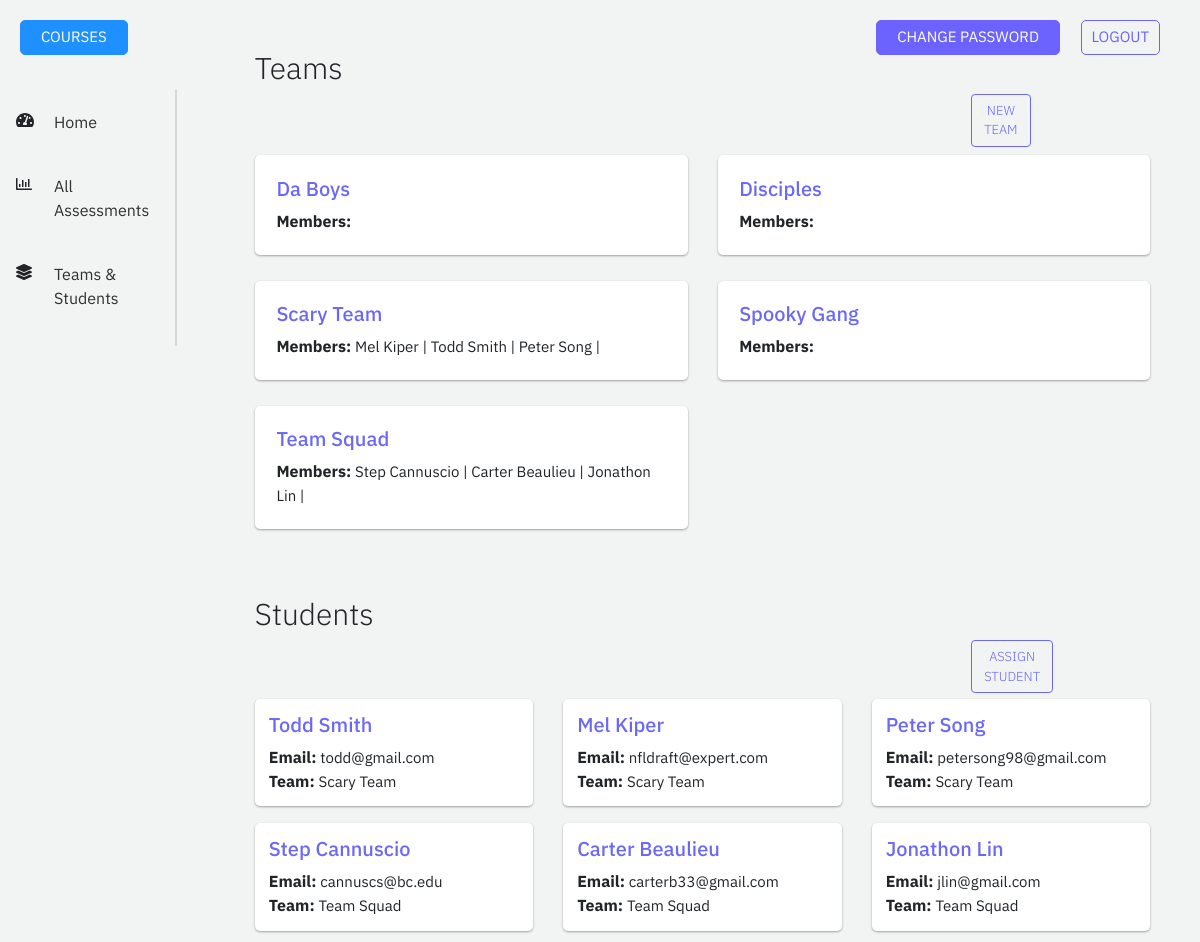
Before: /4/teams-students with the older database file.
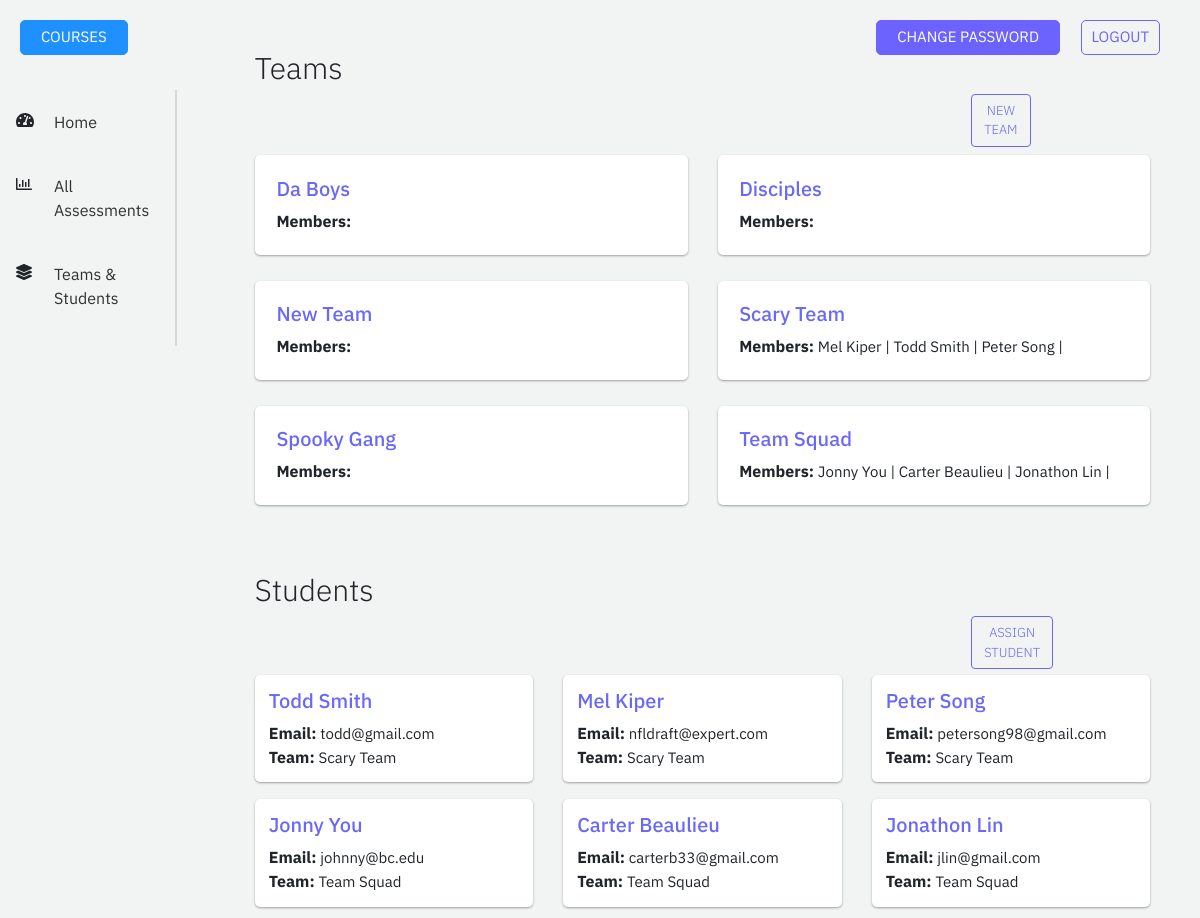
After: the same page with the newer database file.
### accounts/models.py (models this page shows, shortened)
class Team(models.Model): #each team can be of 2 or more students
    course = models.ForeignKey('Course',on_delete=models.CASCADE,related_name='team_course',default = "")
    name = models.CharField(max_length = 50)
    class Meta:
        constraints = [ # Make sure the combo of team name and course are unique
            models.UniqueConstraint(fields=['course', 'name'], name='unique_team')
        ]

class User(AbstractBaseUser,PermissionsMixin):
    name = models.CharField(max_length = 30)
    surname = models.CharField(max_length = 30)
    email = models.EmailField(max_length = 100,unique = True)
    eagle_id = models.IntegerField(unique = True)
    is_active = models.BooleanField(default=True)
    is_staff = models.BooleanField(default = False)
    objects = MyUserManager() #enables access to the methods written for managin permissions and accessing data
    USERNAME_FIELD = 'email'
    REQUIRED_FIELDS = ['name','surname','eagle_id']
    def __str__(self):
        return self.email

class Team_Enrollment(models.Model):
    user = models.ForeignKey('User',on_delete=models.CASCADE,related_name='team_users')
    team = models.ForeignKey('Team',on_delete=models.CASCADE,related_name='teams')
    is_active = models.BooleanField(default = True)

### backend/views.py (the view)
# urls.py: path('<int:course_id>/teams-students', views.teams_students, name='teams-students'),
def teams_students(request, course_id):
    storage = messages.get_messages(request)
    course = get_object_or_404(Course, id=course_id)
    teams = Team.objects.filter(course=course.id)
    student_enrollments = Course_Enrollment.objects.filter(course=course.id)
    all_students = []
    for stud in student_enrollments:
        student = User.objects.get(pk=stud.user_id)
        if not student.is_staff:
            all_students.append(student)
    student_scores,team_scores = get_students_aggregate(request,course_id = course_id)
    students_on_teams = []
    for team in teams:
        students = Team_Enrollment.objects.filter(team=team.id)
        students_on_teams += students
    return render(request, 'backend/teams-students.html', {'course': course,'student_scores':student_scores, 'team_scores':team_scores,
        'teams': teams, 'students_on_teams': students_on_teams, 'all_students': all_students})
    args = {'message': storage}

### accounts/helpers.py (called while the page is built)
def get_teams(request,course_id):#from instructor's perspective, at this point the course you are in is already known. Just need to populate the teams
    current_instructor = request.user.pk
    current_teams = Team.objects.filter(course_id = course_id)
    team_students = []
    for team in current_teams:
        students = Team_Enrollment.objects.filter(team = team.id)
        team_students.append(students)
    return team_students

### backend/templates/backend/teams-students.html (shortened to what this page needs)
<!DOCTYPE html>
<html lang="en" dir="ltr">
<head>
  {% load static %}
  <link rel="stylesheet" href="https://stackpath.bootstrapcdn.com/bootstrap/4.4.1/css/bootstrap.min.css">
  <link rel="stylesheet" href="{% static 'backend/globals.css' %}">
  <link rel="stylesheet" href="{% static 'backend/navbar.css' %}">
  <link rel="stylesheet" href="{% static 'backend/teams-students.css' %}">
</head>
<body>
  <div class="row">
    <div class="col-lg-2">
      <nav class="navbar navbar-expand-lg">
        <div class="collapse navbar-collapse" id="navbarToggler">
          <ul class="navbar-nav fixed flex-column">
            <li class="nav-item">
              <i class="fas fa-tachometer-alt navigation-img"></i>
              <a class="nav-link navigation-link" href="{% url 'professor-home' course.id %}">Home</a>
            </li>
            <li class="nav-item">
              <i class="far fa-chart-bar navigation-img"></i>
              <a class="nav-link navigation-link" href="{% url 'all-assessments' course.id %}">All Assessments</a>
            </li>
            <li class="nav-item">
              <i class="fas fa-layer-group navigation-img"></i>
              <a class="nav-link navigation-link" href="">Teams & Students</a>
            </li>
          </ul>
          <div class="vl"></div>
        </div>
      </nav>
    </div>
    <div class="col-lg-10">
      <div class="container-fluid">
        <div id="teams-section">
          <h1>Teams</h1>
          <button type="button" id="create-team" class="btn btn-light create-button">NEW <br/>TEAM</button>
          <div class="row">
            {% for team in teams %}
            <div class="col-lg-6 col-md-6">
              <div class="team-box box">
                <h2 class="team-name">{{team.name}}</h2>
                <strong>Members: </strong><h3 class="members">
                  {% for stud in students_on_teams %}
                  {% for student in all_students %}
                  {%if stud.team_id == team.id and stud.is_active == True and stud.user_id == student.id  %}
                  <h3>{{ student.name }} {{ student.surname }} | </h3>
                  {% endif %}
                {% endfor %}
                {% endfor %}<br>
              </div>
            </div>
              {% endfor %}
          </div>
        </div>
        </div>
        <div class="container-fluid">
          <div id="students-section">
            <h1>Students</h1>
            <button type="button" id="create-student" class="btn btn-light create-button">ASSIGN <br/>STUDENT</button>
            <div class="row">
              {% for student in all_students %}
              <div class="col-lg-4 col-md-6">
                <div class="student-box box">
                  <h2 class="student-name">{{student.name}} {{student.surname}}</h2>
                  <strong>Email: </strong><h3 class="team">{{student}}</h3><br>
                  {% for team in teams %}
                  {% for stud in students_on_teams %}
                  {% if stud.team_id == team.id and stud.is_active == True and stud.user_id == student.id %}
                    <strong>Team: </strong><h3 class="team">{{team.name}}</h3>
                  {% endif %}
                  {% endfor %}
                  {% endfor %}
                  <br>
                </div>
              </div>
              {% endfor %}
        </div>
      </div>
      </div>
      </div>
      <a class="change-password-btn" href="{% url 'change-password' %}">CHANGE PASSWORD</a>
  		<a class="logout-btn" href="{% url 'log_out' %}">LOGOUT</a>
      <a class="courses-btn" href="{% url 'courses' %}">COURSES</a>
</div>
</body>
</html>

Changed rows visible on the page:
added Team: name "New Team", shown under "Teams"
changed User: name "Step" → "Jonny"; surname "Cannuscio" → "You"; email "cannuscs@bc.edu" → "johnny@bc.edu"
